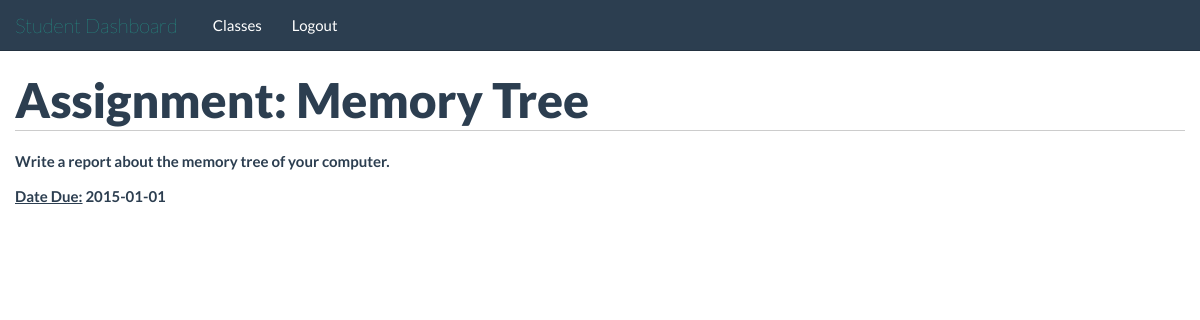
/students/assignments/1/ (signed in), run on the app's committed database.
### tables this page shows
CREATE TABLE assignments(
id INTEGER PRIMARY KEY,
class_id INTEGER,
gets_file INTEGER,
turn_in INTEGER,
name TEXT,
description BLOB,
due_date TEXT, topic_id INTEGER,
FOREIGN KEY(class_id) REFERENCES classes(id)
);

### application/students.py (the view)
@app.route('/students/assignments/<assignment_id>/')
@validate_student
def student_assignment_page(assignment_id):
	assignmentData = query_db("SELECT name, description, due_date FROM assignments WHERE id=?;", [assignment_id], one=True)
	name = assignmentData[0]
	description = assignmentData[1]
	due_date = assignmentData[2]
	return render_template('/students/assignment_page.html', name=name, description=description, due_date=due_date)

### application/helper_functions.py (called while the page is built)
def get_db():
    db = getattr(g, '_database', None)
    if db is None:
        db = g._database = sqlite3.connect(DATABASE)
    return db

@app.teardown_appcontext
def close_connection(exception):
    db = getattr(g, '_database', None)
    if db is not None:
        db.close()

def query_db(query, args=(), one=False):
    cur = get_db().execute(query, args)
    rv = cur.fetchall()
    cur.close()
    return (rv[0] if rv else None) if one else rv

def validate_student(func):
	@wraps(func)
	def f(*args, **kwds):
		if not 'isTeacher' in session:
			return redirect("/")
		if session['isTeacher'] == 1:
			return redirect("/teachers/")
		return func(*args, **kwds)
	return f

### application/templates/students/assignment_page.html (shortened to what this page needs)
{% extends "/students/base_template.html" %}
	{% block body %}
		<div class="container">
			<div class="row">
				<div class="span12">
					<h1>Assignment: {{name}}</h1>
				</div>
			</div>
			<div class="row">
				<div class="span6">
					<p>{{description}}</p>
					<p><span>Date Due:</span> {{due_date}}</p>
				</div>
			</div>
		</div>
	{% endblock %}

### application/templates/students/base_template.html (style rules this page uses)
h1 { border-bottom: 1px solid #ccc; padding-bottom: 10px; margin-bottom: 20px; }

### application/templates/students/assignment_page.html (style rules this page uses)
p { font-weight: bold; }
span { text-decoration: underline; }

### data on the page
assignments: name "Memory Tree", description "Write a report about the memory tree of your computer.", due_date "2015-01-01"

### other printed values
{{ link_text|e }} "Classes" "Logout"
